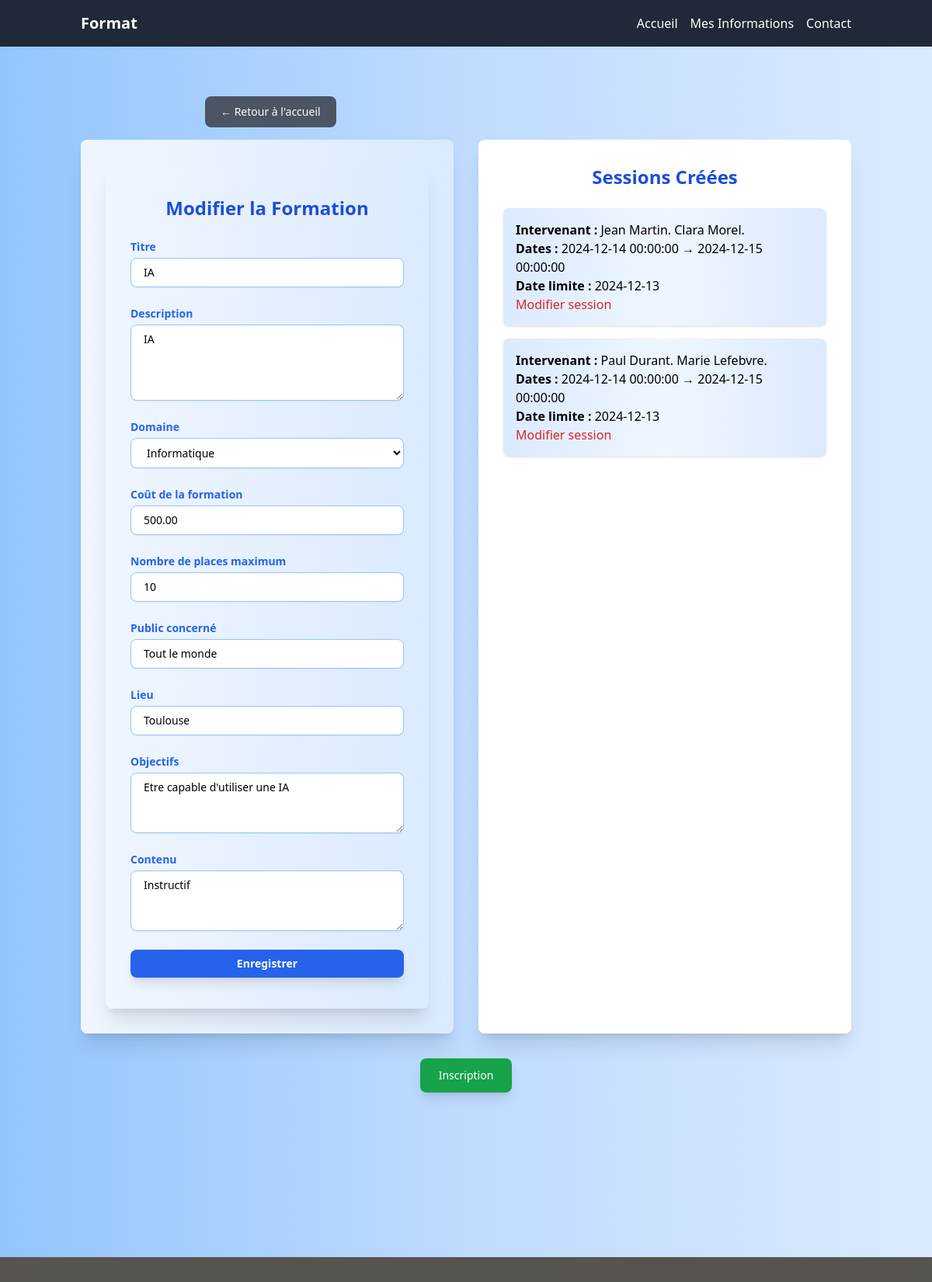
Screenshot of /modification.php?id=6 with the database file from the repository.
### tables this page shows
CREATE TABLE IF NOT EXISTS `formations` (
  `id_formation` int NOT NULL AUTO_INCREMENT,
  `titre` varchar(255) NOT NULL,
  `description` varchar(100) DEFAULT NULL,
  `id_domaine` int NOT NULL,
  `cout` decimal(10,2) DEFAULT NULL,
  `nombre_max_participants` int DEFAULT NULL,
  `lieu` varchar(255) DEFAULT NULL,
  `public_concerne` varchar(255) DEFAULT NULL,
  `objectifs` text,
  `contenu` text,
  `id_photo` int NOT NULL,
  PRIMARY KEY (`id_formation`)
);

CREATE TABLE IF NOT EXISTS `sessions` (
  `id_sessions` int NOT NULL AUTO_INCREMENT,
  `id_formations` int NOT NULL,
  `datesD` datetime NOT NULL,
  `datesF` datetime NOT NULL,
  `date_limite_inscription` date DEFAULT NULL,
  `lieux` varchar(100) NOT NULL,
  PRIMARY KEY (`id_sessions`),
  KEY `sessions_fk_1` (`id_formations`)
);

CREATE TABLE IF NOT EXISTS `intervenants` (
  `id_intervenants` int NOT NULL AUTO_INCREMENT,
  `nom` varchar(50) NOT NULL,
  `id_domaine` int NOT NULL,
  PRIMARY KEY (`id_intervenants`)
);

### src/classe/Formations.php (called while the page is built, shortened)
<?php
class Formations
{
    private $pdo;
public function __construct($pdo) {
    $this->pdo=$pdo;
}
function recupFormationPrecise($id){
    $query = "Select * from formations where id_formation = ?";
    $stmt = $this->pdo->prepare($query);
    $stmt->execute([$id]);
    $formations = $stmt->fetch(PDO::FETCH_ASSOC);
    return $formations;
}
}
?>

### src/classe/Session.php (called while the page is built, shortened)
<?php
class Session
{
    private $pdo;
public function __construct($pdo) {
    $this->pdo=$pdo;
}
function getSession($id) {
    $query = "SELECT * FROM sessions WHERE id_formations = ?";
    $stmt = $this->pdo->prepare($query);
    $stmt->execute([$id]);
    $session = $stmt->fetchAll(PDO::FETCH_ASSOC);
    return $session;
}
}
?>

### src/classe/Intervenant.php (called while the page is built, shortened)
<?php
class Intervenant
{
    private $pdo;
public function __construct($pdo) {
    $this->pdo=$pdo;
}
function getIntervenantsNom($id_intervenants){
    $query = "Select nom from intervenants, interviens, sessions where interviens.id_intervenants = intervenants.id_intervenants and interviens.id_sessions = sessions.id_sessions and sessions.id_sessions = ?";
    $stmt = $this->pdo->prepare($query);
    $stmt->execute([$id_intervenants]);
    $intervenants = $stmt->fetchall(PDO::FETCH_ASSOC);
    return $intervenants;
}
}
?>

### src/modification.php (the view, shortened to what this page needs)
<?php
include 'include/header.php';
include 'classe/Formations.php';
include 'classe/Session.php';
include 'classe/Intervenant.php';
$formation = new Formations($connexion);
$maFormation = false;
if ($_SERVER['REQUEST_METHOD'] == 'GET') {
  $id = $_GET["id"];
  $maFormation = $formation->recupFormationPrecise($id);
}
if ($maFormation != False) {
  $titre = $maFormation['titre'];
  $domaine = $maFormation['id_domaine'];
  $cout = $maFormation['cout'];
  $placeMax = $maFormation['nombre_max_participants'];
  $public = $maFormation['public_concerne'];
  $lieux = $maFormation['lieu'];
  $objectifs = $maFormation['objectifs'];
  $contenu = $maFormation['contenu'];
}
$intervenantClass = new Intervenant($connexion);
$session = new Session($connexion);
$sessions = $session->getSession($id);
?>
<div class="min-h-screen bg-gradient-to-r from-blue-300 via-blue-200 to-blue-100 py-16">
  <div class="container mx-auto px-4">
    <div class="flex justify-between max-w-2xl mx-auto mb-4">
      <a href="index.php" class="text-white bg-gray-600 hover:bg-gray-700 font-medium rounded-lg text-sm px-5 py-2.5 transition duration-200">
        &larr; Retour à l'accueil
      </a>
    </div>
    <div class="grid grid-cols-1 md:grid-cols-2 gap-8">
      <div class="bg-gradient-to-r from-blue-50 to-blue-100 shadow-xl rounded-lg p-8">
        <form action="modification.php" method="post" enctype="multipart/form-data" class="space-y-6 px-8 py-10 max-w-md mx-auto bg-gradient-to-r from-blue-50 to-blue-100 shadow-xl rounded-lg font-sans">
          <h2 class="text-2xl font-bold text-center text-blue-700 mb-6">Modifier la Formation</h2>
          <div class="flex flex-col">
            <label for="Titre" class="text-blue-600 text-sm font-semibold mb-1">Titre</label>
            <input type="text" id="Titre" name="Titre" value="<?php echo $titre ?>"
              class="px-4 py-2 w-full border border-blue-300 rounded-lg focus:outline-none focus:ring-2 focus:ring-blue-500 focus:border-transparent text-sm bg-white shadow-sm" />
          </div>
          <div class="flex flex-col">
            <label for="Description" class="text-blue-600 text-sm font-semibold mb-1">Description</label>
            <textarea id="Description" name="Description" rows="4"
              class="px-4 py-2 w-full border border-blue-300 rounded-lg focus:outline-none focus:ring-2 focus:ring-blue-500 focus:border-transparent text-sm bg-white shadow-sm"><?php echo $titre ?></textarea>
          </div>
          <div class="flex flex-col">
            <label for="domaine" class="text-blue-600 text-sm font-semibold mb-1">Domaine</label>
            <select class="px-4 py-2 w-full border border-blue-300 rounded-lg focus:outline-none focus:ring-2 focus:ring-blue-500 focus:border-transparent text-sm bg-white shadow-sm" name="domaine">
              <option value="2" <?php if ($domaine == 2) {
                                  echo "selected";
                                } ?>>Informatique</option>
            </select>
          </div>
          <div class="flex flex-col">
            <label for="cout" class="text-blue-600 text-sm font-semibold mb-1">Coût de la formation</label>
            <input type="number" id="cout" name="cout" min="0" step="0.01" value="<?php echo $cout ?>"
              class="px-4 py-2 w-full border border-blue-300 rounded-lg focus:outline-none focus:ring-2 focus:ring-blue-500 focus:border-transparent text-sm bg-white shadow-sm" />
          </div>
          <div class="flex flex-col">
            <label for="placeMax" class="text-blue-600 text-sm font-semibold mb-1">Nombre de places maximum</label>
            <input type="number" id="placeMax" name="placeMax" min="1" value="<?php echo $placeMax ?>"
              class="px-4 py-2 w-full border border-blue-300 rounded-lg focus:outline-none focus:ring-2 focus:ring-blue-500 focus:border-transparent text-sm bg-white shadow-sm" />
          </div>
          <div class="flex flex-col">
            <label for="public_concerne" class="text-blue-600 text-sm font-semibold mb-1">Public concerné</label>
            <input type="text" id="public_concerne" name="public_concerne" value="<?php echo $public ?>"
              class="px-4 py-2 w-full border border-blue-300 rounded-lg focus:outline-none focus:ring-2 focus:ring-blue-500 focus:border-transparent text-sm bg-white shadow-sm" />
          </div>
          <div class="flex flex-col">
            <label for="lieux" class="text-blue-600 text-sm font-semibold mb-1">Lieu</label>
            <input type="text" id="lieux" name="lieux" value="<?php echo $lieux ?>"
              class="px-4 py-2 w-full border border-blue-300 rounded-lg focus:outline-none focus:ring-2 focus:ring-blue-500 focus:border-transparent text-sm bg-white shadow-sm" />
          </div>
          <div class="flex flex-col">
            <label for="objectifs" class="text-blue-600 text-sm font-semibold mb-1">Objectifs</label>
            <textarea id="objectifs" name="objectifs" rows="3" value="<?php echo $objectifs ?>"
              class="px-4 py-2 w-full border border-blue-300 rounded-lg focus:outline-none focus:ring-2 focus:ring-blue-500 focus:border-transparent text-sm bg-white shadow-sm"><?php echo $objectifs ?></textarea>
          </div>
          <div class="flex flex-col">
            <label for="contenu" class="text-blue-600 text-sm font-semibold mb-1">Contenu</label>
            <textarea id="contenu" name="contenu" rows="3"
              class="px-4 py-2 w-full border border-blue-300 rounded-lg focus:outline-none focus:ring-2 focus:ring-blue-500 focus:border-transparent text-sm bg-white shadow-sm"><?php echo $contenu ?></textarea>
          </div>
          <button type="submit"
            class="mt-8 px-4 py-2 w-full bg-blue-600 hover:bg-blue-700 text-sm text-white font-semibold rounded-lg shadow-lg transition duration-200 ease-in-out transform hover:scale-105">
            Enregistrer
          </button>
        </form>
      </div>
      <div class="bg-white shadow-xl rounded-lg p-8">
        <h2 class="text-2xl font-bold text-center text-blue-700 mb-6">Sessions Créées</h2>
        <?php if (!empty($sessions)): ?>
          <ul class="space-y-4">
            <?php foreach ($sessions as $sess): ?>
              <?php
              $id_sessions = $sess['id_sessions'];
              $intervenantNameTable = $intervenantClass->getIntervenantsNom($id_sessions);
              ?>
              <li class="p-4 bg-gradient-to-r from-blue-100 via-blue-50 to-blue-100 rounded-lg shadow">
                <p><strong>Intervenant :</strong>
                  <?php foreach ($intervenantNameTable as $intervenantName):
                    $intervenantN = $intervenantName['nom']; ?>
                    <?php echo htmlspecialchars($intervenantN) . "."; ?>
                  <?php endforeach; ?>
                </p>
                <p><strong>Dates :</strong> <?php echo $sess['datesD']; ?> &rarr; <?php echo $sess['datesF']; ?></p>
                <p><strong>Date limite :</strong> <?php echo $sess['date_limite_inscription']; ?></p>
                <p> <a href="modifierSessions.php?id_sessions=<?php echo $id_sessions; ?>" class="text-red-600	">Modifier session</a>
                </p>
              </li>
            <?php endforeach; ?>
          </ul>
        <?php else: ?>
          <p class="text-gray-500 text-center">Aucune session créée pour le moment.</p>
        <?php endif; ?>
      </div>
    </div>
    <div class="mt-8 flex justify-center gap-4">
      <button class="text-white bg-green-600 hover:bg-green-700 font-medium rounded-lg text-sm px-6 py-3 transition duration-200 shadow-lg">
        Inscription
      </button>
    </div>
  </div>
  <?php
  include 'include/footer.php';
  ?>

### src/include/header.php (shortened to what this page needs)
<!DOCTYPE html>
<html lang="fr">
<head>
    <script src="https://cdn.tailwindcss.com"></script>
    <link rel="stylesheet">
</head>
<body class="bg-gray-100">
<nav class="bg-gray-800 shadow">
    <div class="container mx-auto p-4 flex justify-between items-center">
        <a href="index.php" class="text-white text-xl font-bold">Format</a>
        <div class="flex space-x-4 items-center">
            <a href="index.php" class="text-white hover:text-blue-300">Accueil</a>
            <a href="perso.php" class="text-white hover:text-blue-300">Mes Informations</a>
            <a href="contact.php" class="text-white hover:text-blue-300">Contact</a>
        </div>
    </div>
</nav>
</body>
</html>

### src/include/footer.php
<footer class="bg-stone-600 fixed bottom-0 left-0 right-0 p-4 text-center shadow">
</footer>
</body>
</html>

### rows the page displays
formations: Titre "IA", Description "IA", domaine "Informatique", cout "500.00", placeMax "10", public_concerne "Tout le monde", lieux "Toulouse", objectifs "Etre capable d'utiliser une IA", contenu "Instructif"
sessions: datesD "2024-12-14 00:00:00", datesF "2024-12-15 00:00:00", date_limite_inscription "2024-12-13"
intervenants: nom "Jean Martin"
intervenants: nom "Clara Morel"
sessions: datesD "2024-12-14 00:00:00", datesF "2024-12-15 00:00:00", date_limite_inscription "2024-12-13"
intervenants: nom "Paul Durant"
intervenants: nom "Marie Lefebvre"
